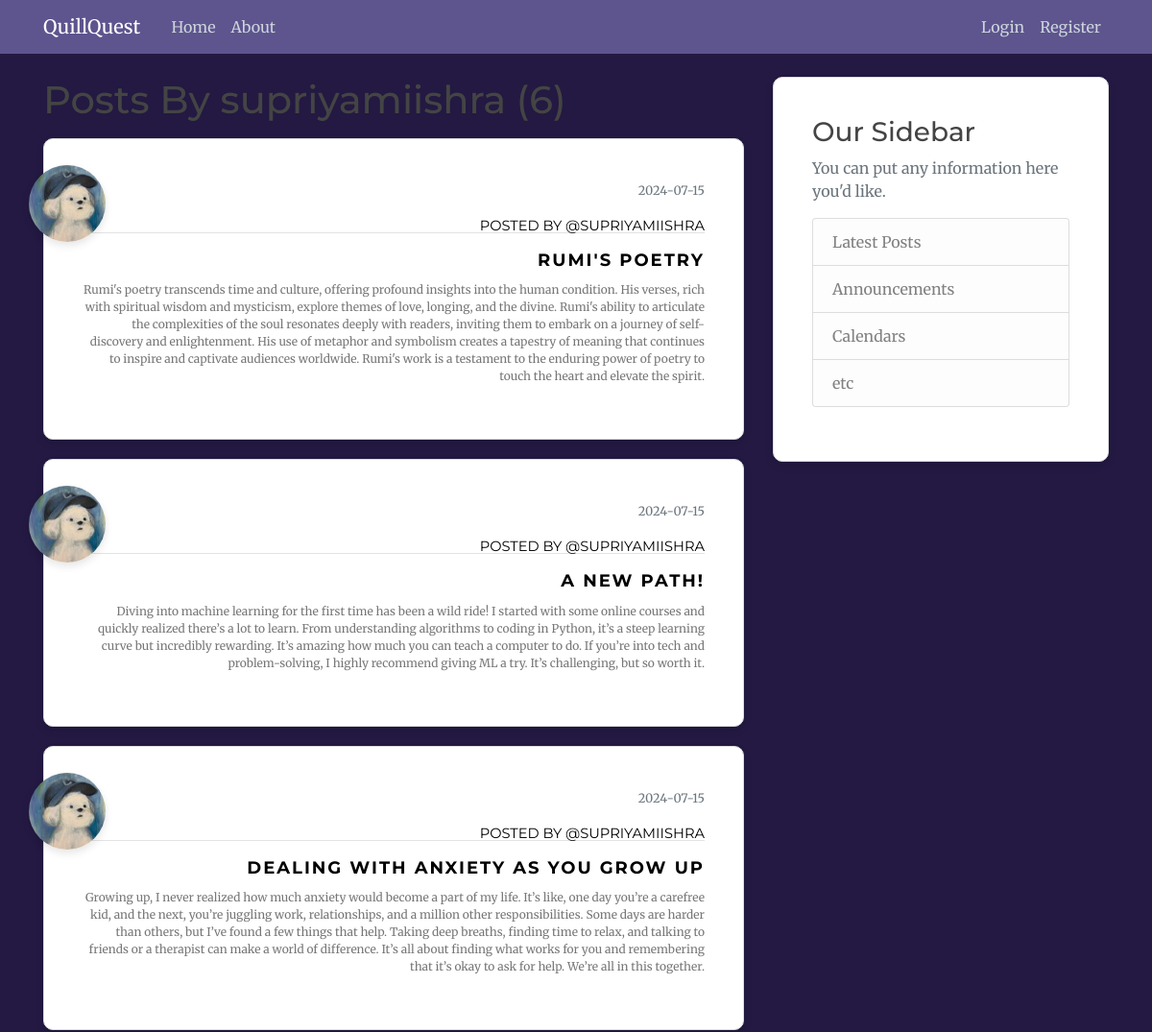
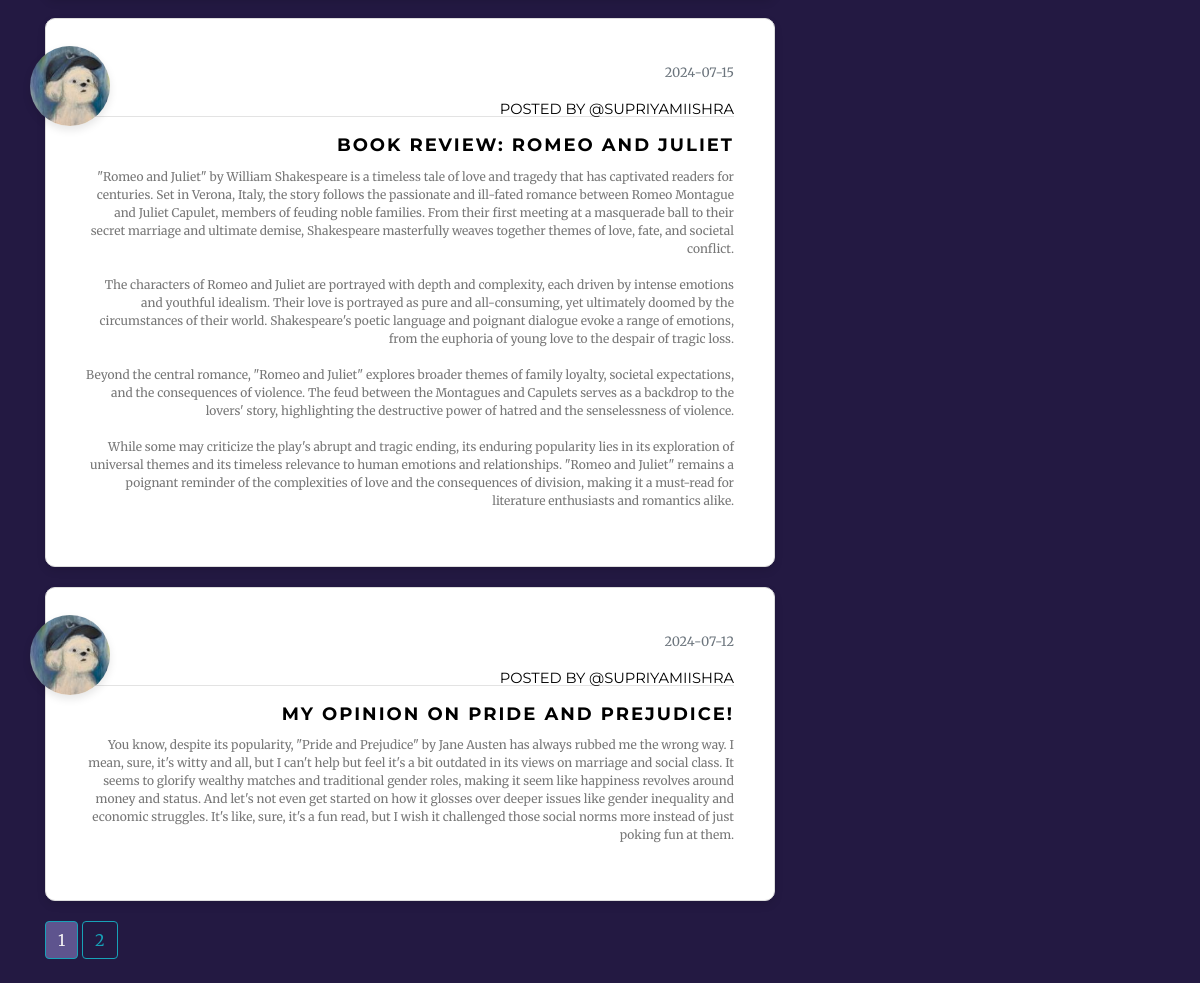
The app's page /user/supriyamiishra with its own data (2 pictures, top to bottom).
### flaskblog/models.py (models this page shows, shortened)
class User(db.Model, UserMixin): #import from db.Model
    __tablename__ = "user"
    id = db.Column(db.Integer, primary_key= True )
    username = db.Column(db.String(20), unique= True, nullable= False)
    email = db.Column(db.String(120), unique= True, nullable= False)
    image_file = db.Column(db.String(120), nullable= False, default = 'default.jpeg') #hashing for length
    password = db.Column(db.String(60), nullable= False)
    posts = db.relationship ('Post', backref = 'author', lazy =  True) #one-to-many relationship; backref: author attribute to get user of post ; lazy: loads in one go

class Post(db.Model):
    __tablename__ = "post"
    id = db.Column(db.Integer, primary_key= True )
    title = db.Column(db.String(100), nullable= False)
    date_posted= db.Column(db.DateTime, nullable= False, default= datetime.utcnow ) # no (): function as arguement; not current time
    content = db.Column(db.Text, nullable= False)
    user_id = db.Column( db.Integer, db.ForeignKey('user.id'), nullable = False) #lowercase user not class; table and column name

### flaskblog/users/routes.py (the view)
@users.route("/user/<string:username>")
def user_posts(username):
    page = request.args.get('page',1,type=int)
    user = User.query.filter_by(username = username).first_or_404() #getting the user
    posts = Post.query.filter_by(author = user)\
            .order_by(Post.date_posted.desc())\
            .paginate(per_page= 5)  #filter by the user who is the author of the posts
    return render_template('user_posts.html',  posts = posts, user = user)

### flaskblog/templates/user_posts.html
{% extends "layout.html" %}
{% block content %}
    <h1 class="mb-3"> Posts By {{ user.username }} ({{ posts.total }}) </h1>
    {% for post in posts.items %}
      <article class="media content-section">
        <img class="rounded-circle article-img" style="width: 80px; height: 80px; box-shadow: 0 4px 8px rgba(0, 0, 0, 0.1);" src="{{ url_for('static', filename='profile_pics/' + post.author.image_file) }}">
        <div class="media-body" style="text-align: right;">
            <div class="article-metadata">
              <small class="text-muted"> {{ post.date_posted.strftime('%Y-%m-%d') }}</small>
              <br>
              <a style="font-size: 11pt;" href="{{  url_for('users.user_posts', username=post.author.username)  }}"> posted by @{{ post.author.username }}</a>
            </div>
            <h2> <a class="article-title"  style="font-weight:bold;" href="{{ url_for('posts.post', post_id=post.id) }}">{{ post.title }}</a> </h2>
            <p class="article-content">{{ post.content }}</p>
        </div>
      </article>
    {% endfor %}
    {% for page_num in posts.iter_pages( left_edge = 1, right_edge=1, left_current=1, right_current=2 ) %}
      {% if page_num %}
        {% if posts.page == page_num %}
        <a href= " {{ url_for('users.user_posts', username=user.username, page=page_num)  }} " class= "btn btn-info mb-4" style="color: whitesmoke; background-color: #5e548e;" > {{ page_num }} </a>
        {% else %}
        <a href= " {{ url_for('users.user_posts', username=user.username, page=page_num) }} " class= "btn btn-outline-info mb-4"> {{ page_num }} </a>
        {% endif %}
      {% else %}
        ...
      {% endif %}
    {% endfor %}
{% endblock %}

### flaskblog/static/main.css (style rules this page uses)
body { background: #231942; color: #777; font-family: 'Merriweather', serif; font-size: 16px; margin-top: 5rem; }
h1, h2, h3, h4, h5, h6 { color: #444444; font-family: 'Montserrat', sans-serif; }
.content-section { background: #ffffff; padding: 40px; border: 1px solid #dddddd; border-radius: 10px; box-shadow: 0 4px 8px rgba(0, 0, 0, 0.1); margin-bottom: 20px; position: relative; transition: 0.4s; }
.content-section::before { content: ""; position: absolute; bottom: 0; height: 2px; width: 0%; background: #333333; right: 0; transition: width 0.4s; }
.article-title { color: black; font-size: 18px; margin-top: 25px; letter-spacing: 2px; text-transform: uppercase; }
.article-content { white-space: pre-line; font-size: 12px; }
.article-img { height: 65px; width: 65px; margin-right: 16px; position: absolute; top: 27px; left: -16px; cursor: pointer; }
.article-metadata { padding-bottom: 1px; margin-bottom: 4px; border-bottom: 1px solid #e3e3e3; }
.article-metadata a { font-family: 'Montserrat', sans-serif; font-size: 12px; text-transform: uppercase; color: black; margin-top: 10px; transition: 0.4s; display: inline-block; top: 5px; position: relative; }

### records on screen
User: username "supriyamiishra"
Post: image_file (picture), date_posted "2024-07-15", author.username "SUPRIYAMIISHRA", title "RUMI'S POETRY", content "Rumi's poetry transcends time and culture, offering profound insights into the human condition. His verses, rich with spiritual wisdom and mysticism, explore themes of love, longing, and the divine. Rumi's ability to articulate the complexities of the soul resonates deeply with readers, inviting them to embark on a journey of self-discovery and enlightenment. His use of metaphor and symbolism creates a tapestry of meaning that continues to inspire and captivate audiences worldwide. Rumi's work is a testament to the enduring power of poetry to touch the heart and elevate the spirit."
Post: image_file (picture), date_posted "2024-07-15", author.username "SUPRIYAMIISHRA", title "A NEW PATH!", content "Diving into machine learning for the first time has been a wild ride! I started with some online courses and quickly realized there’s a lot to learn. From understanding algorithms to coding in Python, it’s a steep learning curve but incredibly rewarding. It’s amazing how much you can teach a computer to do. If you’re into tech and problem-solving, I highly recommend giving ML a try. It’s challenging, but so worth it."
Post: image_file (picture), date_posted "2024-07-15", author.username "SUPRIYAMIISHRA", title "DEALING WITH ANXIETY AS YOU GROW UP", content "Growing up, I never realized how much anxiety would become a part of my life. It’s like, one day you’re a carefree kid, and the next, you’re juggling work, relationships, and a million other responsibilities. Some days are harder than others, but I’ve found a few things that help. Taking deep breaths, finding time to relax, and talking to friends or a therapist can make a world of difference. It’s all about finding what works for you and remembering that it’s okay to ask for help. We’re all in this together."
Post: image_file (picture), date_posted "2024-07-15", author.username "SUPRIYAMIISHRA", title "BOOK REVIEW: ROMEO AND JULIET", content "\"Romeo and Juliet\" by William Shakespeare is a timeless tale of love and tragedy that has captivated readers for centuries. Set in Verona, Italy, the story follows the passionate and ill-fated romance between Romeo Montague and Juliet Capulet, members of feuding noble families. From their first meeting at a masquerade ball to their secret marriage and ultimate demise, Shakespeare masterfully weaves together themes of love, fate, and societal conflict. The characters of Romeo and Juliet are portrayed with depth and complexity, each driven by intense emotions and youthful idealism. Their love is portrayed as pure and all-consuming, yet ultimately doomed by the circumstances of their world.…"
Post: image_file (picture), date_posted "2024-07-12", author.username "SUPRIYAMIISHRA", title "MY OPINION ON PRIDE AND PREJUDICE!", content "You know, despite its popularity, \"Pride and Prejudice\" by Jane Austen has always rubbed me the wrong way. I mean, sure, it's witty and all, but I can't help but feel it's a bit outdated in its views on marriage and social class. It seems to glorify wealthy matches and traditional gender roles, making it seem like happiness revolves around money and status. And let's not even get started on how it glosses over deeper issues like gender inequality and economic struggles. It's like, sure, it's a fun read, but I wish it challenged those social norms more instead of just poking fun at them."

### other values on screen
{{ posts.total }} "6"
{{ page_num }} "1"
{{ page_num }} "2"
